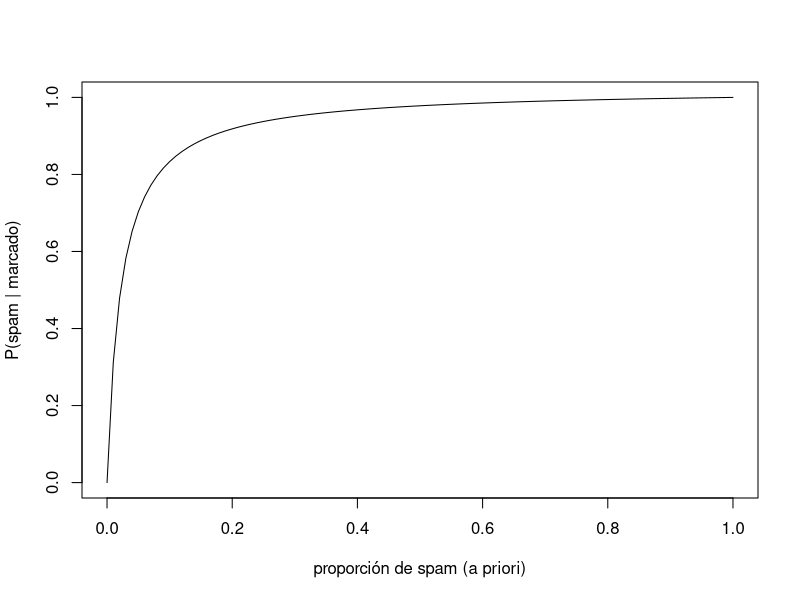

R code for this plot:
# Programa 3: Bayes en una tabla, con una función que sirve para todo
# Del artículo «Probabilidad — práctica en R con el filtro de spam: simular una semana, contar códigos repetidos y Bayes en una tabla (y el prob que puse al revés)»
# https://sergiolearns.com/probabilidad-practica/

bayes <- function(prior, verosim) {
  conjunta <- prior * verosim                     # cada rama del árbol: P(causa y dato)
  data.frame(prior = prior, verosim = verosim,
             conjunta = conjunta,
             posterior = conjunta / sum(conjunta)) # Bayes: dividir entre la probabilidad total
}

# 1) ¿De dónde viene un spam?
origen <- bayes(prior = c(campus = 0.50, listas = 0.30, externo = 0.20),
                verosim = c(0.02, 0.10, 0.60))
round(origen, 4)
sum(origen$conjunta)                               # probabilidad total de spam

# 2) El mismo filtro (sensibilidad 0.90, falsa alarma 0.02) con tres tasas de spam
tasas <- c(0.05, 0.25, 0.50)
round(0.90 * tasas / (0.90 * tasas + 0.02 * (1 - tasas)), 4)
curve(0.90 * x / (0.90 * x + 0.02 * (1 - x)), from = 0, to = 1,
      xlab = "proporción de spam (a priori)", ylab = "P(spam | marcado)")

# 3) Dos filtros: lo marca el primero y después también el segundo
paso1 <- bayes(c(spam = 0.25, legítimo = 0.75), c(0.90, 0.02))
paso2 <- bayes(setNames(paso1$posterior, rownames(paso1)), c(0.80, 0.05))
round(paso1, 4)
round(paso2, 4)
